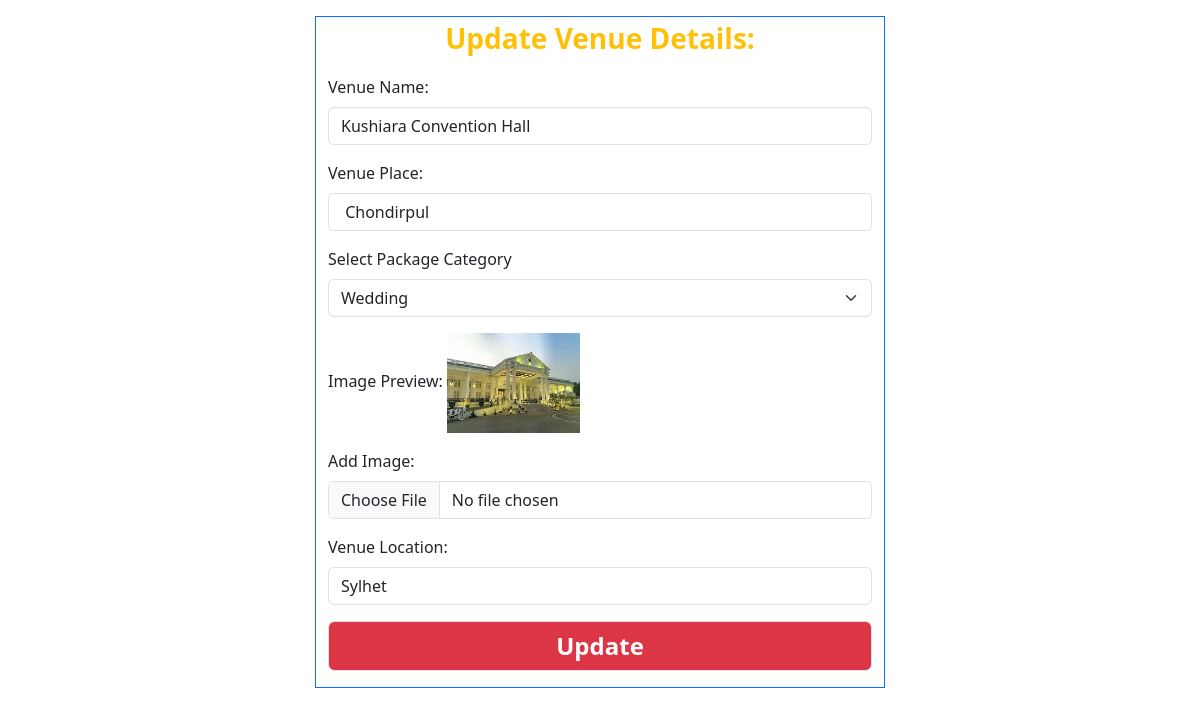
The page /admin-panel/venue_update.php?id=1 on the database its author committed.
### tables this page shows
CREATE TABLE `venue` (
  `id` int(100) NOT NULL,
  `venue_name` varchar(200) NOT NULL,
  `place` varchar(200) NOT NULL,
  `category` varchar(200) NOT NULL,
  `image` varchar(200) NOT NULL,
  `location` varchar(200) NOT NULL
);

### admin-panel/venue_update.php (the view, shortened to what this page needs)
<!DOCTYPE html>
<html lang="en">
<head>
    <link href="https://cdn.jsdelivr.net/npm/bootstrap@5.3.2/dist/css/bootstrap.min.css" rel="stylesheet"
>
</head>
<body>
    <?php
    include 'config/dbconn.php';
    $id = $_GET['id'];
    $insert = "SELECT * FROM `venue` WHERE id='$id' ";
    $result = mysqli_query($connection, $insert);
    $row = mysqli_fetch_assoc($result);
    ?>
    <div class="container">
        <div class="row">
            <div class="col-md-6 m-auto border border-primary mt-3">
                <form action="" method="post" enctype="multipart/form-data">
                    <div class="mb-3">
                        <p class="text-center fw-bold fs-3 text-warning">Update Venue Details:</p>
                    </div>
                    <div class="mb-3">
                        <label class="form-label">Venue Name:</label>
                        <input type="text" name="Vname" class="form-control" value="<?php echo $row['venue_name'] ?>"
                            required>
                    </div>
                    <div class="mb-3">
                        <label class="form-label">Venue Place:</label>
                        <input type="text" name="Vplace" class="form-control" value="<?php echo $row['place'] ?>"
                            required>
                    </div>
                    <div class="mb-3">
                        <label class="form-label">Select Package Category</label>
                        <select class="form-select" name="Pages">
                            <?php
                            if ($row['category'] == "Wedding") {
                                echo "<option selected value='Wedding'>Wedding</option>";
                            } elseif ($row['category'] == "Birthday") {
                                echo " <option disabled> Select Category</option>";
                                echo "<option value='Wedding'>Wedding</option>";
                                echo "<option selected  value='Birthday'>Birthday</option>";
                                echo "<option value='Corporate'>Corporate</option>";
                                echo "<option value='Others'>Others</option>";
                            } elseif ($row['category'] == "Corporate") {
                                echo " <option disabled> Select Category</option>";
                                echo "<option value='Wedding'>Wedding</option>";
                                echo "<option value='Birthday'>Birthday</option>";
                                echo "<option selected value='Corporate'>Corporate</option>";
                                echo "<option value='Others'>Others</option>";
                            } elseif ($row['category'] == "Others") {
                                echo " <option disabled> Select Category</option>";
                                echo "<option value='Wedding'>Wedding</option>";
                                echo "<option value='Birthday'>Birthday</option>";
                                echo "<option value='Corporate'>Corporate</option>";
                                echo "<option selected value='Others'>Others</option>";
                            } else {
                                echo " <option disabled selected> Select Category</option>";
                                echo "<option value='Wedding'>Wedding</option>";
                                echo "<option value='Birthday'>Birthday</option>";
                                echo "<option value='Corporate'>Corporate</option>";
                                echo "<option value='Others'>Others</option>";
                            }
                            ?>
                        </select>
                    </div>
                    <div class="mb-3">
                        <label for="formFile" class="form-label">Image Preview:</label>
                        <img src="<?php echo $row['image']; ?>" height="100"><br>
                    </div>
                    <div class="mb-3">
                        <label for="formFile" class="form-label">Add Image:</label>
                        <input class="form-control" name="image" type="file" id="formFile">
                    </div>
                    <div class="mb-3">
                        <label class="form-label">Venue Location:</label>
                        <input type="text" name="Vlocation" class="form-control" value="<?php echo $row['location'] ?>"
                            required>
                    </div>
                    <button name="update" value="update"
                        class="bg-danger fs-4 fw-bold my-3 form-control text-white">Update</button>
                </form>
            </div>
        </div>
    </div>
</body>
</html>

### rows shown on the page
venue: Vname "Kushiara Convention Hall", Vplace "Chondirpul", Pages "Wedding", image (picture), Vlocation "Sylhet"
